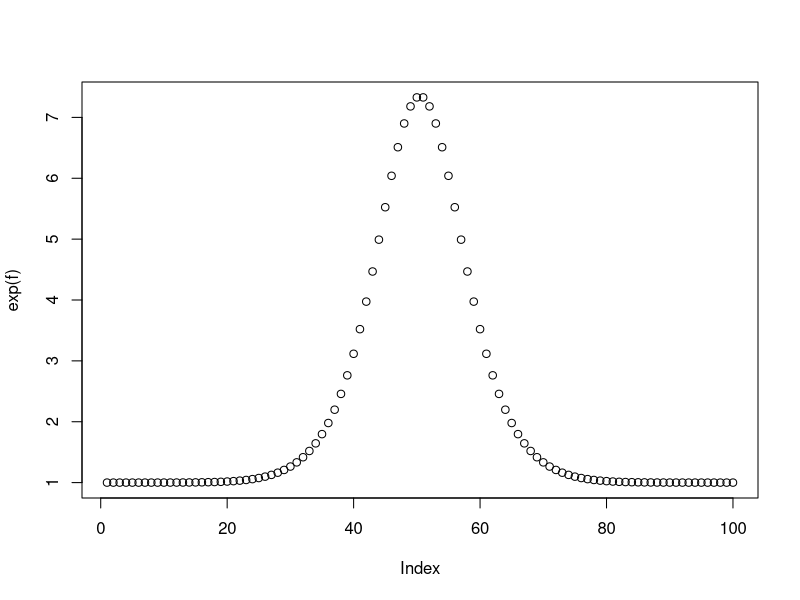
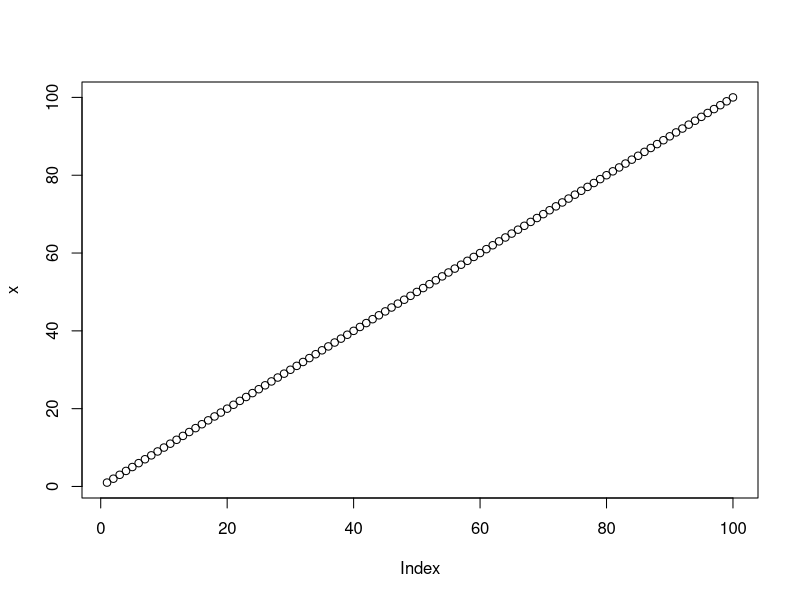
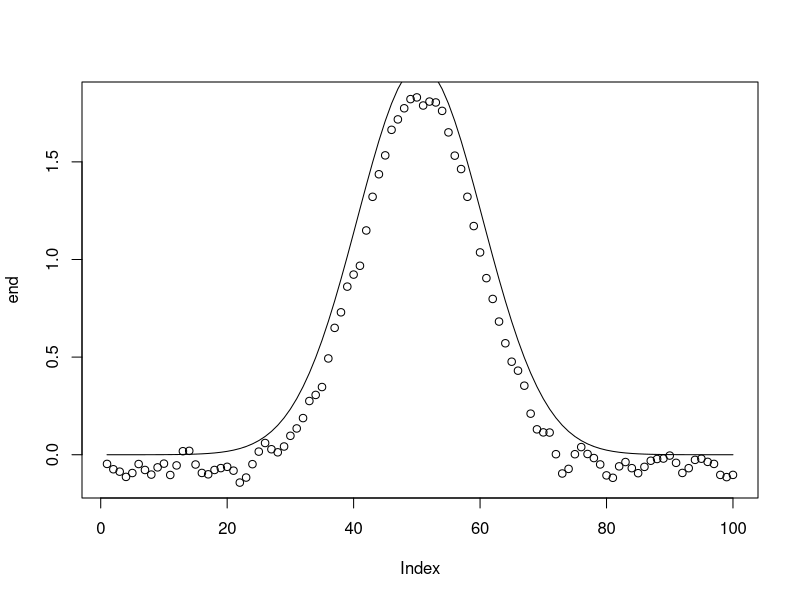
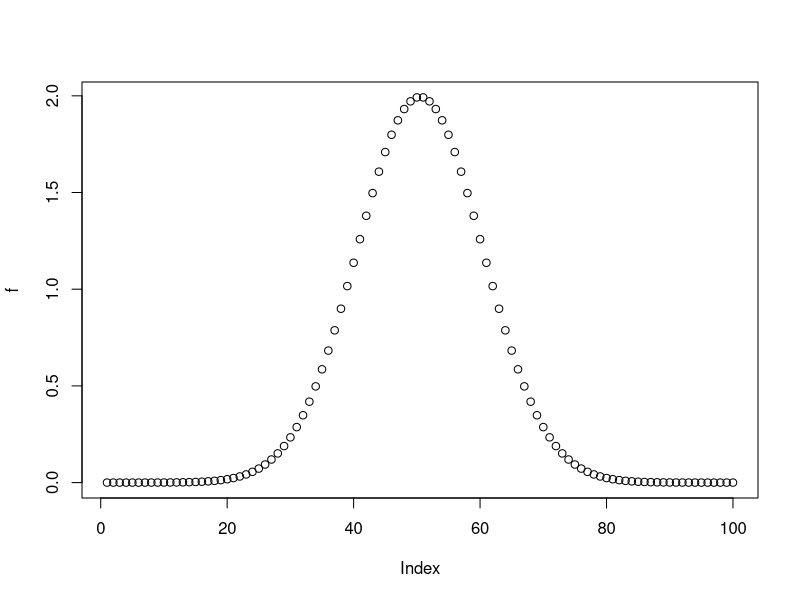
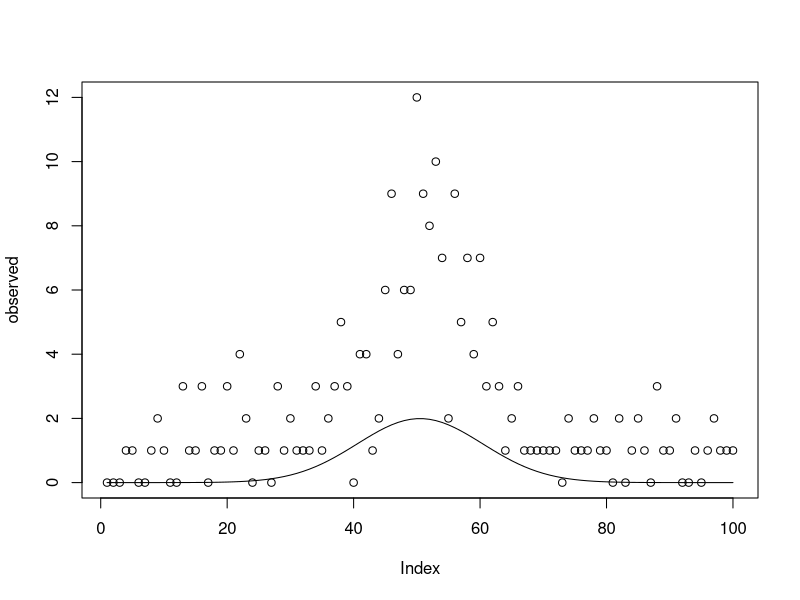

Write the R code that produced these figures, in order. (Note: this script raises an error after producing the figures.)
#MAp estimate of f
x <- 1:100
f <-(density(x=5,from = 0,to=10,bw=1,n=100))
f <- f$y*5
plot(exp(f))
pointss <- matrix(NA,nrow=100,ncol=100)


fillup <- function(x1,x2){
  n1 <- length(x1)
  n2 <- length(x2)
  matr2 <- matrix(NA,nrow=n1,ncol=n2)
  for (i in 1:n1){
    for (j in 1:n2){
      matr2[i,j] <- kern(x1[i],x2[j])
    }
  }
  return(matr2)
}
kern <- function(x1,x2){
  exp(-(x1-x2)^2/2)
}
plot(x)
kx <- fillup(x,x)
invx <-solve(kx)

for (j in 1:100){
  observed <- rpois(100,lambda=exp(f))
  y <- observed
  gradient <- function(f){
    first <- y-exp(f)
    second <- invx%*%f
    return(first-second)
  }
  gradascent <- function(grad,init,gamma){
    a <- init
    for (i in 1:500){
      nab <- grad(a)
      a <- a+gamma*nab
      if (norm(grad(a),type="2")<0.1) {break}
    }
    return(a)
  }
  pointss[j,]<-gradascent(gradient,runif(100,min=0.2,max=5),0.01)
  print(j)
}



end <- apply(pointss,c(2),mean)
plot(end)
lines((f))
#


x <- 1:100



plot(f)
plot(observed)
lines(f)


plot(fin)
norm(gradient(fin),type="2")
